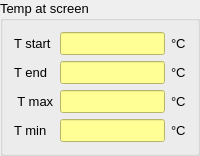
         <widget class="QGroupBox" name="TempAtScreen_GroupBox">
          <property name="maximumSize">
           <size>
            <width>200</width>
            <height>16777215</height>
           </size>
          </property>
          <property name="font">
           <font>
            <pointsize>10</pointsize>
           </font>
          </property>
          <property name="title">
           <string>Temp at screen</string>
          </property>
          <layout class="QVBoxLayout" name="verticalLayout_7">
           <item>
            <layout class="QGridLayout" name="gridLayout_4">
             <item row="2" column="0">
              <widget class="QLabel" name="label_7">
               <property name="font">
                <font>
                 <pointsize>10</pointsize>
                </font>
               </property>
               <property name="text">
                <string> T max</string>
               </property>
              </widget>
             </item>
             <item row="3" column="0">
              <widget class="QLabel" name="label_8">
               <property name="font">
                <font>
                 <pointsize>10</pointsize>
                </font>
               </property>
               <property name="text">
                <string>T min</string>
               </property>
              </widget>
             </item>
             <item row="0" column="0">
              <widget class="QLabel" name="label_9">
               <property name="font">
                <font>
                 <pointsize>10</pointsize>
                </font>
               </property>
               <property name="text">
                <string>T start</string>
               </property>
              </widget>
             </item>
             <item row="1" column="0">
              <widget class="QLabel" name="label_10">
               <property name="font">
                <font>
                 <pointsize>10</pointsize>
                </font>
               </property>
               <property name="text">
                <string>T end</string>
               </property>
              </widget>
             </item>
             <item row="1" column="1">
              <widget class="QLineEdit" name="TEnd_LE">
               <property name="enabled">
                <bool>true</bool>
               </property>
               <property name="font">
                <font>
                 <pointsize>10</pointsize>
                </font>
               </property>
               <property name="styleSheet">
                <string notr="true">background-color: rgb(255, 255, 149);</string>
               </property>
               <property name="readOnly">
                <bool>true</bool>
               </property>
              </widget>
             </item>
             <item row="0" column="1">
              <widget class="QLineEdit" name="TStart_LE">
               <property name="enabled">
                <bool>true</bool>
               </property>
               <property name="font">
                <font>
                 <pointsize>10</pointsize>
                 <weight>50</weight>
                 <bold>false</bold>
                </font>
               </property>
               <property name="styleSheet">
                <string notr="true">background-color: rgb(255, 255, 149);</string>
               </property>
               <property name="readOnly">
                <bool>true</bool>
               </property>
              </widget>
             </item>
             <item row="0" column="2">
              <widget class="QLabel" name="UnitTStart_LB">
               <property name="font">
                <font>
                 <pointsize>10</pointsize>
                </font>
               </property>
               <property name="text">
                <string>°C</string>
               </property>
              </widget>
             </item>
             <item row="1" column="2">
              <widget class="QLabel" name="UnitTEnd_LB">
               <property name="font">
                <font>
                 <pointsize>10</pointsize>
                </font>
               </property>
               <property name="text">
                <string>°C</string>
               </property>
              </widget>
             </item>
             <item row="2" column="1">
              <widget class="QLineEdit" name="TMax_LE">
               <property name="enabled">
                <bool>true</bool>
               </property>
               <property name="font">
                <font>
                 <pointsize>10</pointsize>
                </font>
               </property>
               <property name="styleSheet">
                <string notr="true">background-color: rgb(255, 255, 149);</string>
               </property>
               <property name="readOnly">
                <bool>true</bool>
               </property>
              </widget>
             </item>
             <item row="3" column="1">
              <widget class="QLineEdit" name="TMin_LE">
               <property name="enabled">
                <bool>true</bool>
               </property>
               <property name="font">
                <font>
                 <pointsize>10</pointsize>
                </font>
               </property>
               <property name="styleSheet">
                <string notr="true">background-color: rgb(255, 255, 149);</string>
               </property>
               <property name="readOnly">
                <bool>true</bool>
               </property>
              </widget>
             </item>
             <item row="2" column="2">
              <widget class="QLabel" name="UnitTMax_LB">
               <property name="font">
                <font>
                 <pointsize>10</pointsize>
                </font>
               </property>
               <property name="text">
                <string>°C</string>
               </property>
              </widget>
             </item>
             <item row="3" column="2">
              <widget class="QLabel" name="UnitTMin_LB">
               <property name="font">
                <font>
                 <pointsize>10</pointsize>
                </font>
               </property>
               <property name="text">
                <string>°C</string>
               </property>
              </widget>
             </item>
            </layout>
           </item>
          </layout>
         </widget>
